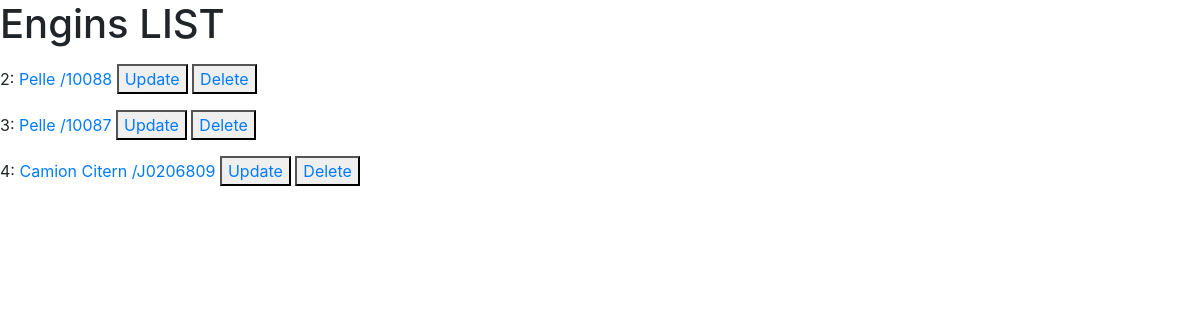
The app's page /engins/, older data.
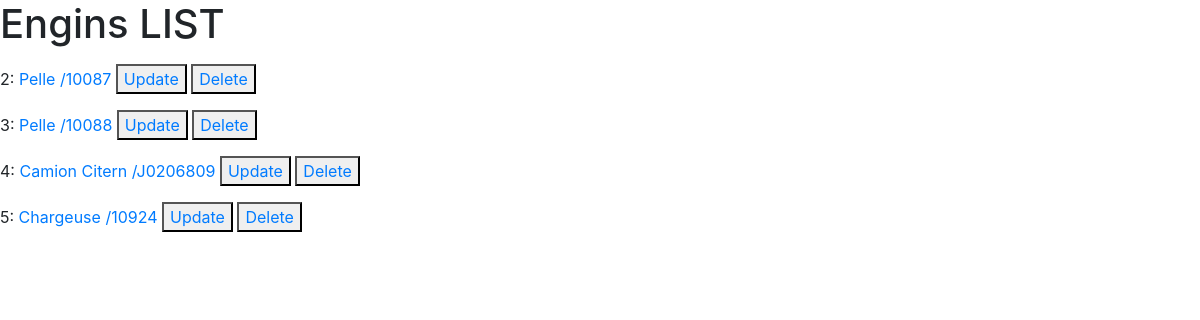
The same page, newer data.
### engins/models.py (models this page shows, shortened)
class Engin(models.Model):
    eng_name = models.CharField(max_length=32)
    eng_code = models.CharField(max_length=32)
    def get_absolute_url(self):
        return reverse("engins:engin_single_view", kwargs={'id': self.id})
    def get_absolue_url_update(self):
        return reverse("engins:engin_update_view", kwargs={'id': self.id})
    def get_absolute_url_del(self):
        return reverse("engins:engin_del_view", kwargs={'id': self.id})

### engins/views.py (the view)
# urls.py: path('', views.engin_list_view, name="engin_list_view"),
def engin_list_view(request):
    objs = Engin.objects.all()
    context = {
        'objs':objs
    }
    return render(request, "engins/index.html", context)

### engins/templates/engins/index.html (shortened to what this page needs)
{% extends "engins/bases/layout.html" %}
{% block body %}
<h1>Engins LIST</h1>
{% for eng in objs %}
    <p></p>{{eng.id}}: <a href="{{ eng.get_absolute_url }}">{{ eng.eng_name }} /{{eng.eng_code}}</a>
    <button><a href="{{ eng.get_absolue_url_update }}">Update</a></button>
    <button><a href="{{ eng.get_absolute_url_del }}">Delete</a></button>
{% endfor %}
{% endblock %}

### engins/templates/engins/bases/layout.html (shortened to what this page needs)
<!DOCTYPE html>
<html lang="en">
<head>
    <link rel="stylesheet" href="https://maxcdn.bootstrapcdn.com/bootstrap/4.0.0/css/bootstrap.min.css">
</head>
<body>
    {% block body %}
    {% endblock %}
</body>
</html>

Row changes from the older to the newer data that the page shows:
changed Engin id 2: eng_code "10088" → "10087"
changed Engin id 3: eng_code "10087" → "10088"
added Engin: id "5", eng_name "Chargeuse", eng_code "10924"
